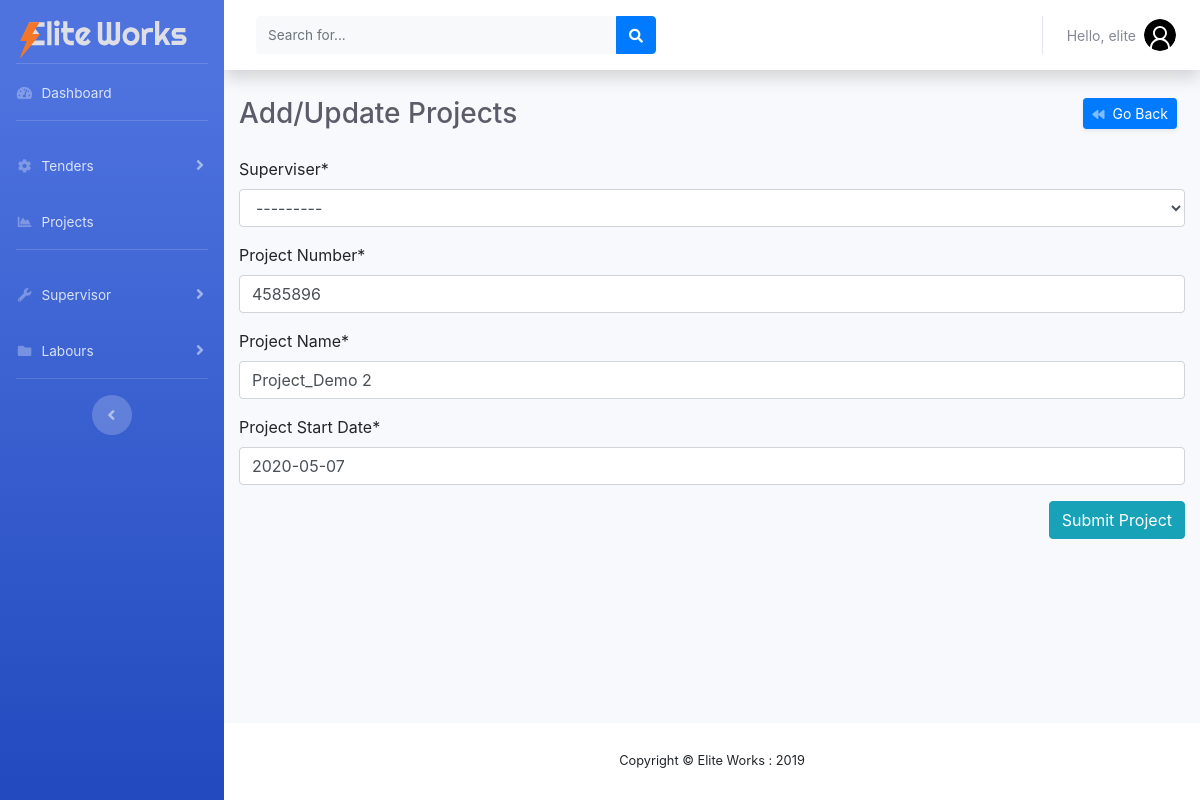
The page /edit_project/2/1/ (signed in) on the database as committed earlier.
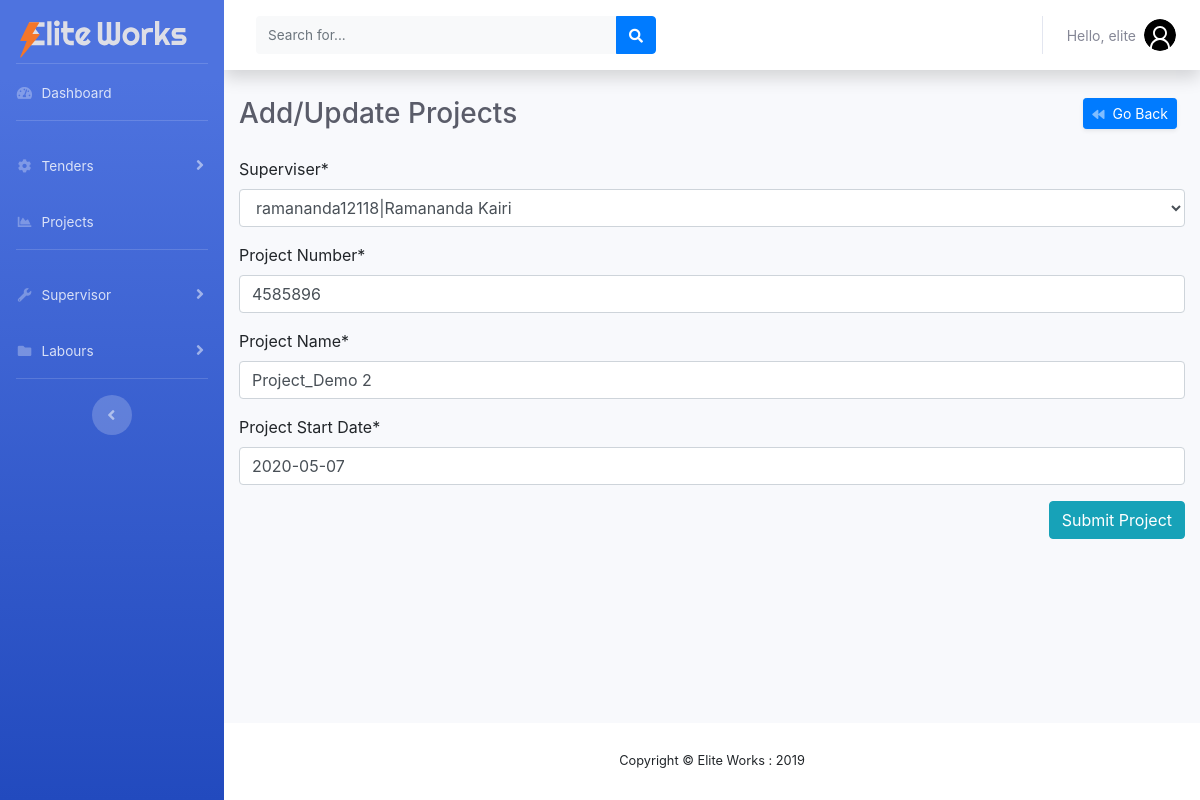
The same page on the database as committed later.
### project/models.py (models this page shows, shortened)
class Projects(models.Model):
    tender = models.ForeignKey(Tender, on_delete=models.CASCADE)
    superviser = models.ForeignKey(
        on_delete=models.CASCADE, to='manpower.SuperVisors', null=True)
    project_number = models.CharField(
        'Project Number', max_length=200, blank=False, null=True)
    project_name = models.CharField(
        'Project Name', max_length=200, blank=False, null=True)
    project_start_date = models.DateField(
        'Project Start Date', default=timezone.now)
    class Meta:
        verbose_name = 'Project'
        verbose_name_plural = 'Project'

### manpower/views.py (the view, shortened to what this page needs)
# urls.py: path('edit_project/<int:id>/<int:tid>/',
@login_required
def edit_project(request, id, tid):
    editProject = Projects.objects.get(id=id)
    tender = Tender.objects.get(id=tid)
    form = addProject(instance=editProject)
    context = {'form': form, 'tender': tender}
    return render(request, 'manpower/add_project.html', context)

### manpower/forms.py
class addProject(forms.ModelForm):
    class Meta:
        model = Projects
        fields = '__all__'
        exclude = ['tender']
        widgets = {
            'project_start_date': DatePickerInput(format='%Y-%m-%d'),
        }

### manpower/models.py (called while the page is built)
    def __str__(self):
        return self.username + "|" + self.name

### manpower/templates/manpower/add_project.html (shortened to what this page needs)
{% extends "manpower/base.html" %}
{% load crispy_forms_tags %}
{% block content %}
{% load bootstrap4 %}
{% bootstrap_css %}
<div class="container">
    <div class="d-sm-flex align-items-center justify-content-between mb-4">
        <h1 class="h3 mb-0 text-gray-800">Add/Update Projects</h1>
        <a href="" onclick="history.go(-1)"
            class="d-xs-block my-1 mr-2 px-2 d-sm-inline-block btn btn-sm btn-primary shadow-sm"><i
                class="fas fa-backward fa-sm text-white-50 pr-2"></i>Go Back</a>
    </div>
    <form method='POST' enctype=multipart/form-data autocomplete="off">
        {{form|crispy}}
        <div class="text-right">
            <input type="submit" class="btn btn-info" value="Submit Project">
        </div>
    </form>
</div>
{% endblock content %}

Rows that differ between the two databases and show on the page:
changed Projects "Project_Demo 2": superviser "---------" → "ramananda12118|Ramananda Kairi"
